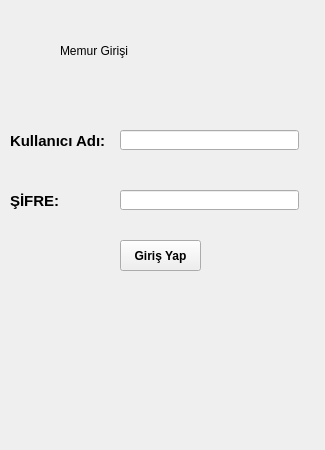
<?xml version="1.0" encoding="UTF-8"?>
<ui version="4.0">
 <class>memur</class>
 <widget class="QWidget" name="memur">
  <property name="geometry">
   <rect>
    <x>0</x>
    <y>0</y>
    <width>325</width>
    <height>450</height>
   </rect>
  </property>
  <property name="windowTitle">
   <string>Form</string>
  </property>
  <widget class="QLineEdit" name="memur_adi">
   <property name="geometry">
    <rect>
     <x>120</x>
     <y>130</y>
     <width>179</width>
     <height>20</height>
    </rect>
   </property>
  </widget>
  <widget class="QLineEdit" name="memur_sifresi">
   <property name="geometry">
    <rect>
     <x>120</x>
     <y>190</y>
     <width>179</width>
     <height>20</height>
    </rect>
   </property>
  </widget>
  <widget class="QPushButton" name="memur_giris">
   <property name="geometry">
    <rect>
     <x>120</x>
     <y>240</y>
     <width>81</width>
     <height>31</height>
    </rect>
   </property>
   <property name="font">
    <font>
     <pointsize>9</pointsize>
     <weight>75</weight>
     <bold>true</bold>
    </font>
   </property>
   <property name="text">
    <string>Giriş Yap</string>
   </property>
  </widget>
  <widget class="QLabel" name="label">
   <property name="geometry">
    <rect>
     <x>10</x>
     <y>130</y>
     <width>101</width>
     <height>21</height>
    </rect>
   </property>
   <property name="font">
    <font>
     <pointsize>11</pointsize>
     <weight>75</weight>
     <bold>true</bold>
    </font>
   </property>
   <property name="text">
    <string>Kullanıcı Adı:</string>
   </property>
  </widget>
  <widget class="QLabel" name="label_2">
   <property name="geometry">
    <rect>
     <x>10</x>
     <y>190</y>
     <width>61</width>
     <height>21</height>
    </rect>
   </property>
   <property name="font">
    <font>
     <pointsize>11</pointsize>
     <weight>75</weight>
     <bold>true</bold>
    </font>
   </property>
   <property name="text">
    <string>ŞİFRE:</string>
   </property>
  </widget>
  <widget class="QLabel" name="label_3">
   <property name="geometry">
    <rect>
     <x>60</x>
     <y>30</y>
     <width>231</width>
     <height>41</height>
    </rect>
   </property>
   <property name="text">
    <string>Memur Girişi</string>
   </property>
  </widget>
 </widget>
 <resources/>
 <connections/>
</ui>
